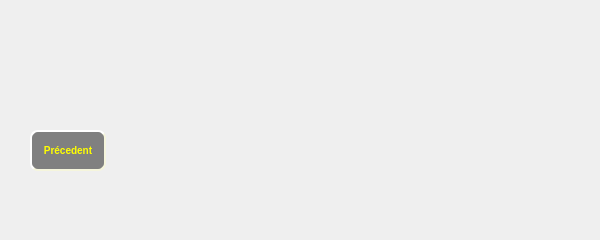
    <widget class="QWidget" name="page_14">
     <widget class="QLabel" name="label_pic_14">
      <property name="geometry">
       <rect>
        <x>30</x>
        <y>30</y>
        <width>81</width>
        <height>81</height>
       </rect>
      </property>
      <property name="text">
       <string/>
      </property>
     </widget>
     <widget class="QFrame" name="horizontalFrame_2">
      <property name="geometry">
       <rect>
        <x>140</x>
        <y>40</y>
        <width>451</width>
        <height>191</height>
       </rect>
      </property>
      <layout class="QHBoxLayout" name="horizontalLayout_2"/>
     </widget>
     <widget class="QPushButton" name="pushButton_precedent_10">
      <property name="geometry">
       <rect>
        <x>30</x>
        <y>130</y>
        <width>76</width>
        <height>41</height>
       </rect>
      </property>
      <property name="styleSheet">
       <string notr="true">QPushButton#pushButton_precedent_10{
background-color: grey;
    border-style: outset;
    border-width: 2px;
    border-radius: 8px;
    border-color: beige;
    font:  bold 10px;
    color:yellow;
    min-width: 5em;
    padding: 6px;
}
#pushButton_precedent_10:hover {
    background-color:rgb(222, 184, 135);
    border-style: outset;
    border-width: 2px;
    border-radius: 8px;
    border-color: beige;
    font:  bold 10px;
    color:yellow;
    min-width: 5em;
    padding: 6px;
}

#pushButton_precedent_10:pressed{
background-color: grey;
    border-style: outset;
    border-width: 2px;
    border-radius: 8px;
    border-color: beige;
    font:  bold 10px;
    color:yellow;
    min-width: 5em;
    padding: 6px;}</string>
      </property>
      <property name="text">
       <string>Précedent</string>
      </property>
     </widget>
    </widget>
